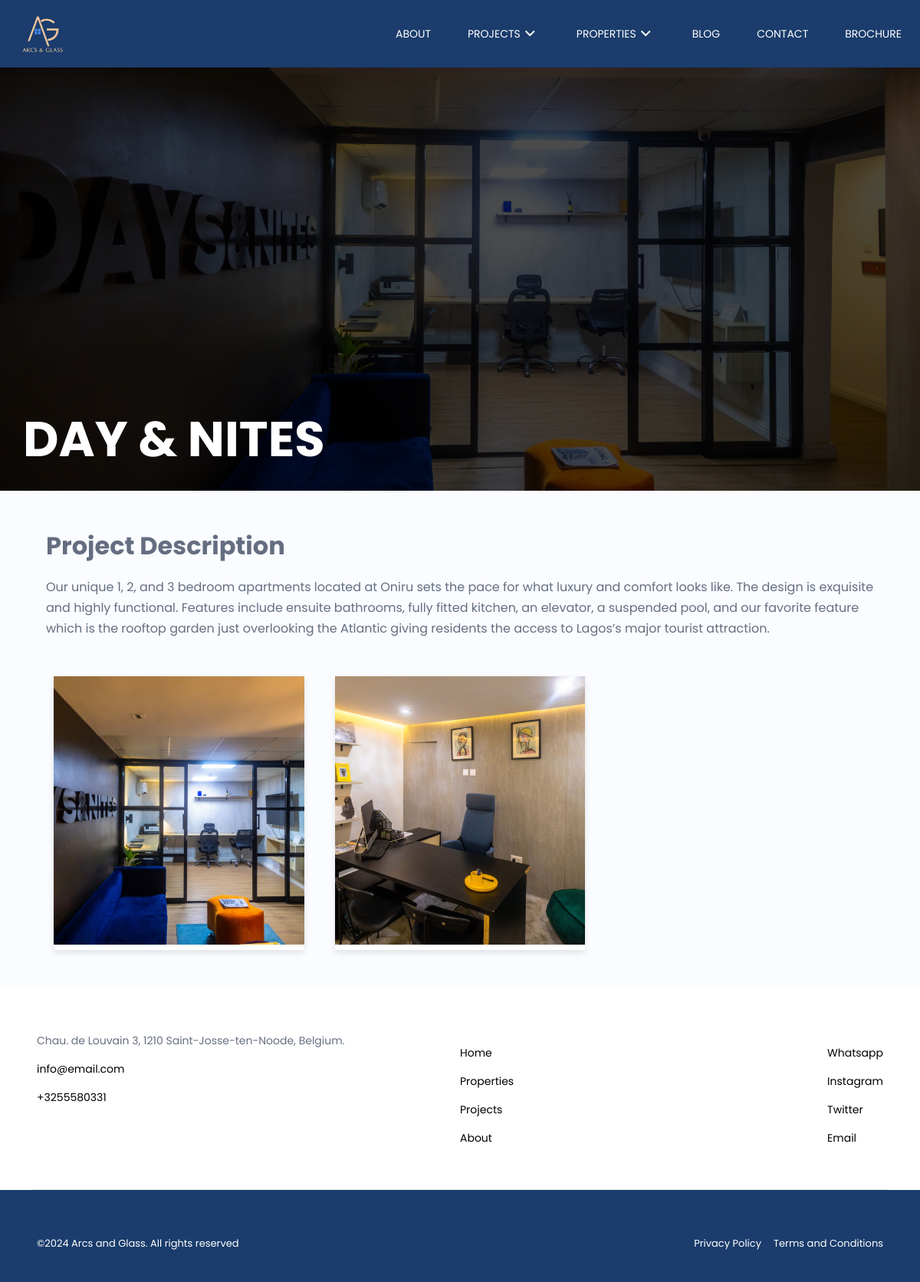
Page /project_info/day_and_nites on the committed database.
### app/models.py (models this page shows, shortened)
class Project(models.Model):
    name = models.CharField(max_length=50)
    slug = models.SlugField(unique=True, max_length=255)
    description = models.TextField()
    created_at = models.DateTimeField(auto_now_add=True, editable=False)

class ProjectImage(models.Model):
    project = models.ForeignKey(Project, on_delete=models.CASCADE, related_name="project_images")
    image = models.ImageField(upload_to="project")

class SiteInfo(models.Model):
    address = models.CharField(max_length=255)
    email = models.EmailField()
    phone_number = models.CharField(max_length=100)
    instagram = models.CharField(max_length=100)
    twitter = models.CharField(max_length=100)
    whatsapp = models.CharField(max_length=100)

### app/views.py (the view)
# urls.py: path('project_info/<str:slug>', views.project_info, name='project_info'),
def project_info(request, slug):
    site_info = SiteInfo.objects.first()
    project = get_object_or_404(Project, slug=slug)
    nav_latest_projects = Project.objects.all().order_by("-created_at")[:3]
    return render(
        request,
        "project_info.html",
        context={
            "site_info": site_info,
            "project": project,
            "nav_latest_projects": nav_latest_projects,
        },
    )

### app/templates/project_info.html (shortened to what this page needs)
{% extends 'home_template.html' %}
{% load static %}
{% block head %}
  <link rel="stylesheet" href="{% static './assets/css/lightbox.css' %}" />
  <link rel="stylesheet" href="{% static './assets/css/projects.css' %}" />
  <link href="https://cdn.jsdelivr.net/npm/remixicon@4.3.0/fonts/remixicon.css" rel="stylesheet" />
  <link rel="stylesheet" type="text/css" href="https://cdn.jsdelivr.net/npm/slick-carousel@1.8.1/slick/slick.css" />
  <link rel="stylesheet" type="text/css" href="https://cdn.jsdelivr.net/npm/slick-carousel@1.8.1/slick/slick-theme.css" />
{% endblock %}
{% block content %}
  <section class="project-section">
    <div class="overlay"></div>
    <img src="/{{ project.project_images.first.image }}" alt="About Us Background" class="background-img" />
    <div class="content">
      <h1 style="text-transform: uppercase;">{{ project.name }}</h1>
    </div>
  </section>
  <div class="project-details">
    <h1>Project Description</h1>
    <p>
      {{ project.description }}
    </p>
  </div>
  <div class="card-container carousel-item">
    {% for project_image in project.project_images.all %}
    <div class="card">
      <img src="/{{project_image.image}}" alt="Card 1 Image" />
    </div>
    {% endfor %}
  </div>
{% endblock %}

### app/templates/home_template.html (shortened to what this page needs)
{% load static %}
<!DOCTYPE html>
<html lang="en">
  <head>
    <link rel="stylesheet" href="{% static './assets/css/nav.css' %}" />
    <link rel="stylesheet" href="{% static './assets/css/footer.css' %}" />
    {% block head %}
    {% endblock %}
    <link rel="stylesheet" href="{% static './assets/css/global.css' %}" />
    <link href="https://cdn.jsdelivr.net/npm/remixicon@4.3.0/fonts/remixicon.css" rel="stylesheet" />
  </head>
  <body>
    {% include 'home_nav.html' with nav_latest_projects=nav_latest_projects%}
    {% block content %}
    {% endblock %}
    {% include 'footer.html' with site_info=site_info %}
  </body>
</html>

### app/templates/home_nav.html (shortened to what this page needs)
{% load static %}
<header class="header">
  <nav class="nav container">
    <div class="nav__data">
      <a href="/" class="nav__logo"><img src="{% static './assets/image/ArcsGlassLogo-Primary-2048x2048.png' %}" width="65px" alt="" /></a>
    </div>
    <div class="nav__menu" id="nav-menu">
      <ul class="nav__list">
        <li>
          <a href="{% url 'about' %}" class="nav__link">ABOUT</a>
        </li>
        <li class="dropdown__item">
          <a class="nav__link" href="{% url 'projects' %}">PROJECTS <i class="ri-arrow-down-s-line dropdown__arrow"></i></a>
        </li>
        <li class="dropdown__item">
          <a class="nav__link" href="{% url 'properties' %}">PROPERTIES <i class="ri-arrow-down-s-line dropdown__arrow"></i></a>
        </li>
        <li>
          <a class="nav__link" href="{% url 'blog' %}">BLOG</a>
        </li>
        <li class="dropdown__item">
          <a class="nav__link" href="{% url 'contact' %}">CONTACT</a>
        </li>
        <li class="dropdown__item">
          <a class="nav__link" href="{% static 'assets/doc/brochure.pdf' %}">Brochure</a>
        </li>
      </ul>
    </div>
  </nav>
</header>

### app/templates/footer.html (shortened to what this page needs)
<footer>
    <div class="footer">
      <div class="start">
        <p>
            {{ site_info.address }}
        </p>
        <ul>
          <li>
            <a href="mailto:{{ site_info.email }}">{{ site_info.email }}</a>
          </li>
          <li>
            <a href="tel:{{ site_info.phone_number }}">{{ site_info.phone_number }}</a>
          </li>
        </ul>
      </div>
      <div class="center">
        <ul>
          <li>
            <a href="{% url 'index' %}">Home</a>
          </li>
          <li>
            <a href="{% url 'properties' %}">Properties</a>
          </li>
          <li>
            <a href="{% url 'projects' %}">Projects</a>
          </li>
          <li>
            <a href="{% url 'about' %}">About</a>
          </li>
        </ul>
        <ul>
          <li>
            <a href="{{ site_info.whatsapp }}">Whatsapp</a>
          </li>
          <li>
            <a href="{{ site_info.instagram }}">Instagram</a>
          </li>
          <li>
            <a href="{{ site_info.twitter }}">Twitter</a>
          </li>
          <li>
            <a href="mailto:{{ site_info.email }}">Email</a>
          </li>
        </ul>
      </div>
    </div>
    <div class="footer_last">
      <p>
        &copy;Arcs and Glass. All rights reserved
      </p>
      <ul>
        <li>
          <a href="{% url 'index' %}">Privacy Policy</a>
        </li>
        <li>
          <a href="{% url 'index' %}">Terms and Conditions</a>
        </li>
      </ul>
    </div>
  </footer>

### static/assets/css/nav.css (style rules this page uses)
.nav { height: var(--header-height); }
.nav__data { height: 100%; display: flex; justify-content: space-between; align-items: center; }
.nav__logo { display: inline-flex; align-items: center; column-gap: 0.25rem; color: var(--title-color); font-weight: var(--font-semi-bold); transition: color 0.3s; }
.nav__link { color: white; padding: 1.25rem 1.5rem; display: flex; justify-content: space-between; align-items: center; transition: background-color 0.3s; font-size: 14px; text-transform: uppercase; }
.dropdown__arrow { font-size: 1.5rem; font-weight: initial; transition: transform 0.4s; display: none; }
@media screen and (min-width: 1118px) { .nav { height: calc(var(--header-height) + 2rem); display: flex; justify-content: space-between; } }
@media screen and (min-width: 1118px) { .nav__list { display: flex; column-gap: 3rem; height: 100%; } }
@media screen and (min-width: 1118px) { .nav li { display: flex; } }
@media screen and (min-width: 1118px) { .nav__link { padding: 0; } }
@media screen and (min-width: 1118px) { .dropdown__item { cursor: pointer; } }
@media screen and (min-width: 1118px) { .dropdown__arrow { display: block; } }
@media screen and (min-width: 1152px) { .container { margin: 0 4rem; } }

### static/assets/css/footer.css (style rules this page uses)
* { margin: 0; padding: 0; box-sizing: border-box; font-family: 'Poppins'; }
html, body { overflow-x: hidden; }
ul { list-style: none; padding-left: 0 !important; }
a { color: #000; text-decoration: none; }
.footer { display: flex; justify-content: space-between; background-color: #fff; background-image: none; margin-left: 0; margin-right: 0; padding: 60px 4% 40px; position: relative; font-size: 14px; }
.footer .start { width: 50%; }
.footer .center { width: 50%; display: flex; justify-content: space-between; }
.footer ul li { margin: 1rem 0; }
.footer_last { display: flex; justify-content: space-between; padding: 60px 4% 40px; font-size: 13px; background-color: #1b3c6c; color: #fff; }
.footer_last a { color: #fff; }
.footer_last ul { display: flex; gap: 1rem; }

### static/assets/css/projects.css (style rules this page uses)
.project-section { position: relative; width: 100%; height: 80vh; overflow: hidden; }
.background-img { width: 100%; height: 100%; object-fit: cover; }
.project-section .overlay { position: absolute; top: 0; left: 0; width: 100%; height: 100%; opacity: 1; background: rgba(0, 0, 0, 0.7); }
.content { position: absolute; bottom: 20px; left: 30px; z-index: 2; }
.content h1 { color: white; font-size: 4rem; font-weight: bold; }
.card-container { display: grid; grid-template-columns: repeat(3, 1fr); margin: 3rem auto; gap: 20px; width: 90%; max-width: 1200px; }
.card { background-color: #fff; overflow: hidden; position: relative; box-shadow: 0 4px 8px rgba(0, 0, 0, 0.1); transition: transform 0.4s; cursor: pointer; margin: 0 10px; }
.card img { width: 100%; height: 350px; object-fit: cover; }
.overlay { position: absolute; top: 0; left: 0; width: 100%; height: 100%; background-color: #b8742bbd; opacity: 0; transition: opacity 0.4s ease-in-out; }
.project-details { margin: 3rem auto; width: 90%; max-width: 1200px; }
.project-details h1 { margin-bottom: 1rem; }
.project-details p { line-height: 1.7; }

### static/assets/css/global.css (style rules this page uses)
:root { --header-height: 3.5rem; --first-color: hsl(220, 68%, 54%); --first-color-lighten: hsl(220, 68%, 97%); --second-color: #b8742b; --title-color: hsl(220, 48%, 28%); --text-color: hsl(220, 12%, 45%); --body-color: hsl(220, 100%, 99%); --body-font: "Poppins", sans-serif; --normal-font-size: .938rem; --small-font-size: .813rem; --smaller-font-size: .75rem; --font-medium: 500; --font-semi-bold: 600; --z-tooltip: 10; --z-fixed: 100; }
@media screen and (min-width: 1024px) { :root { --normal-font-size: 1rem; --small-font-size: .875rem; --smaller-font-size: .813rem; } }
* { box-sizing: border-box; padding: 0; margin: 0; }
body { font-family: var(--body-font); font-size: var(--normal-font-size); background-color: var(--body-color); color: var(--text-color); }
ul { list-style: none; }
a { text-decoration: none; }
.container { margin-inline: 1.5rem; }
.header { position: fixed; top: 0; left: 0; width: 100%; box-shadow: 0 2px 8px hsla(220, 68%, 12%, 0.1); background-color: #1b3c6c; z-index: 999; }
.nav__data img { filter: invert(1); }

### rows in the picture
Project: project_images.first.image (picture), name "DAY & NITES", description "Our unique 1, 2, and 3 bedroom apartments located at Oniru sets the pace for what luxury and comfort looks like. The design is exquisite and highly functional. Features include ensuite bathrooms, fully fitted kitchen, an elevator, a suspended pool, and our favorite feature which is the rooftop garden just overlooking the Atlantic giving residents the access to Lagos’s major tourist attraction."
ProjectImage: image (picture)
ProjectImage: image (picture)
SiteInfo: address "Chau. de Louvain 3, 1210 Saint-Josse-ten-Noode, Belgium.", email "info@email.com", phone_number "+3255580331"
